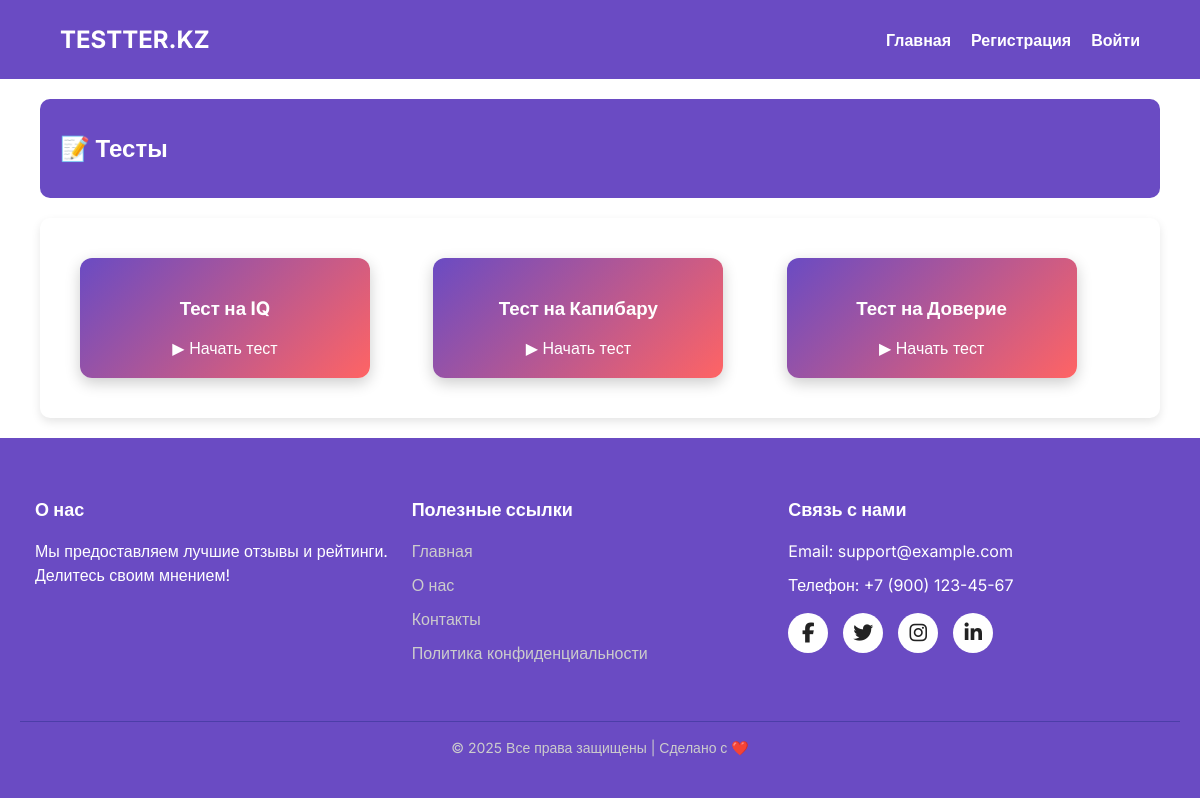
Page /tests/ on the earlier database version.
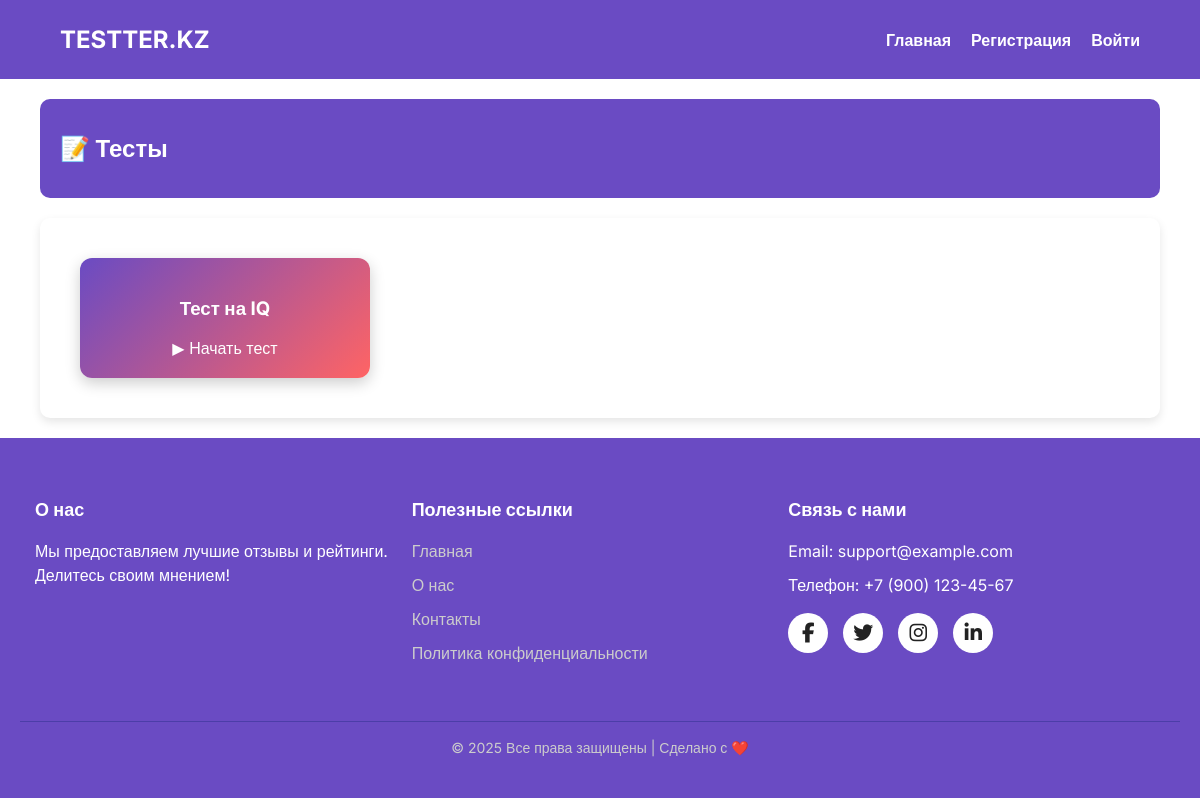
Same page on the later database version.
### main/models.py (models this page shows, shortened)
class Subject(models.Model):
    name = models.CharField(max_length=200)

### main/views.py (the view)
# urls.py: path('tests/', views.index, name='tests'),
def index(request):
    subjects = Subject.objects.all()
    return render(request, 'index.html', {'subjects':subjects})

### main/templates/index.html (shortened to what this page needs)
{% extends 'layout.html' %}
{% load static %}
{% block content %}
    <div class="test-header">
        <h2>📝 Тесты</h2>
    </div>
    <div class="test-container">
        <div class="test-list">
            {% for subject in subjects %}
                <a href="{% url 'test-view' subject.id %}" class="test-card">
                    <h3>{{ subject.name }}</h3>
                    <span class="test-start">▶ Начать тест</span>
                </a>
            {% endfor %}
        </div>
    </div>
{% endblock %}

Differences in the rows shown:
removed Subject: name "Тест на Капибару"
removed Subject: name "Тест на Доверие"
